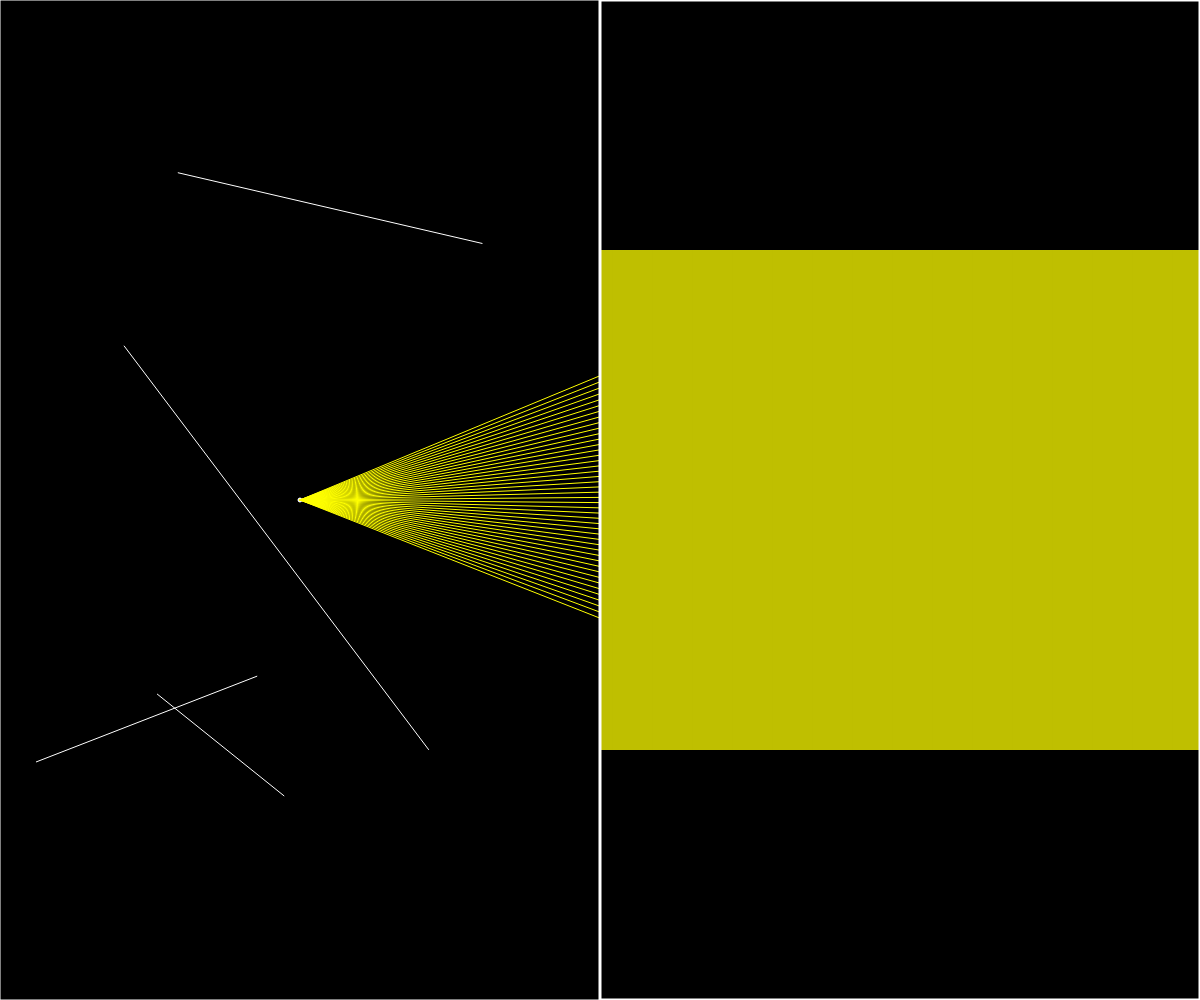
Frame 1 (no input)
Frame 60 (no input): identical to frame 1, image omitted
Frame 120 (the mouse pressed at the canvas centre since frame 60): identical to frame 1, image omitted

The p5.js sketch that drew this single still picture (run headless with seeded random() and noise() and a simulated clock; from frame 60 on, the mouse is pressed at the canvas centre):

// p5.js sketch
// ── sketch.js
let walls = [];
let ray;
let particle;
let xoff = 0;
let yoff = 10000;

let sceneW;
let sceneH;
let sliderFOV;

function setup() {
  createCanvas(windowWidth, windowHeight);
  sceneW = width / 2;
  sceneH = height;

  for (let i = 0; i < 4; i++) {
    let x1 = random(sceneW);
    let x2 = random(sceneW);
    let y1 = random(sceneH);
    let y2 = random(sceneH);
    walls[i] = new Boundary(x1, y1, x2, y2);
  }

  walls.push(new Boundary(0, 0, sceneW, 0));
  walls.push(new Boundary(sceneW, 0, sceneW, sceneH));
  walls.push(new Boundary(sceneW, sceneH, 0, sceneH));
  walls.push(new Boundary(0, sceneH, 0, 0));

  particle = new Particle();
  sliderFOV = createSlider(0, 360, 60);
  sliderFOV.input(changeFOV);
}

function changeFOV() {
  const fov = sliderFOV.value();
  particle.updateFOV(fov);
}

function draw() {
  if (keyIsDown(65)) {
    particle.rotate(-0.01);
  } else if (keyIsDown(68)) {
    particle.rotate(0.01);
  }

  if (keyIsDown(87)) {
    particle.move(1);
  } else if (keyIsDown(83)) {
    particle.move(-1);
  }

  background(0);
  for (let wall of walls) {
    wall.show();
  }
  particle.show();

  const scene = particle.look(walls);
  const w = sceneW / scene.length;
  push();
  translate(sceneW, 0);
  for (let i = 0; i < scene.length; i++) {
    noStroke();
    const sq = scene[i] * scene[i];
    const wSq = sceneW * sceneW;
    const b = map(sq, 0, wSq, 255, 0);
    const h = map(scene[i], 0, sceneW, sceneH, 0);
    fill(color(b, b, 0));
    rectMode(CENTER);
    rect(i * w + w / 2, sceneH / 2, w + 1, h);
  }
  pop();

  push();
  noFill();
  stroke(255);
  strokeWeight(3);
  rect(sceneW, 0, sceneW, sceneH);
  pop();
}

// ── boundary.js
class Boundary{
    constructor(x1,y1,x2,y2){
      this.a=createVector(x1,y1);
      this.b=createVector(x2,y2);
    }
  
    show(){
      stroke(255);
      line(this.a.x, this.a.y, this.b.x, this.b.y);
    }
  }
// ── particle.js

class Particle {
  constructor() {
    this.fov = 45;
    this.pos = createVector(sceneW / 2, sceneH / 2);
    this.rays = [];
    this.heading = 0;
    for (let a = -this.fov / 2; a < this.fov / 2; a += 1) {
      this.rays.push(new Ray(this.pos, radians(a)));
    }
  }

  updateFOV(fov) {
    this.fov = fov;
    this.rays = [];
    for (let a = -this.fov / 2; a < this.fov / 2; a += 1) {
      this.rays.push(new Ray(this.pos, radians(a) + this.heading));
    }
  }

  rotate(angle) {
    this.heading += angle;
    let index = 0;
    for (let a = -this.fov / 2; a < this.fov / 2; a += 1) {
      this.rays[index].setAngle(radians(a) + this.heading);
      index++;
    }
  }

  move(amt) {
    const vel = p5.Vector.fromAngle(this.heading);
    vel.setMag(amt);
    this.pos.add(vel);
  }

  update(x, y) {
    this.pos.set(x, y);
  }

  look(walls) {
    const scene = [];
    for (let i = 0; i < this.rays.length; i++) {
      const ray = this.rays[i];
      let closest = null;
      let record = Infinity;
      for (let wall of walls) {
        const pt = ray.cast(wall);
        if (pt) {
          let d = p5.Vector.dist(this.pos, pt);
          const a = ray.dir.heading() - this.heading;
          //if (!mouseIsPressed) {
            d *= cos(a);
          //}
          if (d < record) {
            record = d;
            closest = pt;
          }
        }
      }
      if (closest) {
        // colorMode(HSB);
        // stroke((i + frameCount * 2) % 360, 255, 255, 50);
        stroke(255,255,0);
        line(this.pos.x, this.pos.y, closest.x, closest.y);
        stroke(0,0,0)
      }
      scene[i] = record;
    }
    return scene;
  }

  show() {
    fill(255);
    ellipse(this.pos.x, this.pos.y, 4);
    //for (let ray of this.rays) {
      //ray.show();
    //}
  }
}

// ── ray.js
class Ray{
    constructor(pos,angle){
      this.pos = pos;
      this.dir = p5.Vector.fromAngle(angle);
    }
  
    setDir(x,y){
      this.dir.x=x-this.pos.x;
      this.dir.y=y-this.pos.y;
      this.dir.normalize();
    }

    show(){
        stroke(255);
        push(); //saves the existing canvas settings and starts anew
        translate(this.pos.x, this.pos.y);//
        line(0,0,this.dir.x*10, this.dir.y*10);
        pop();//reverts back to the origional canvas settings
    }
  
    setAngle(angle){
      this.dir = p5.Vector.fromAngle(angle);
    }
  
    cast(wall){
      
      const x1 = wall.a.x;
      const y1 = wall.a.y;
      const x2 = wall.b.x;
      const y2 = wall.b.y;

      const x3 = this.pos.x;
      const y3 = this.pos.y;
      const x4 = this.pos.x + this.dir.x;
      const y4 = this.pos.y + this.dir.y;

      const den = (x1 - x2) * (y3 - y4) - (y1 - y2) * (x3 - x4);
      if (den == 0) {
        return;
      }

      const t = ((x1 - x3) * (y3 - y4) - (y1 - y3) * (x3 - x4)) / den;
      const u = -((x1 - x2) * (y1 - y3) - (y1 - y2) * (x1 - x3)) / den;
      if (t > 0 && t < 1 && u > 0) {
        const pt = createVector();
        pt.x = x1 + t * (x2 - x1);
        pt.y = y1 + t * (y2 - y1);
        return pt;
      } else {
        return;
      }
    }
  }
